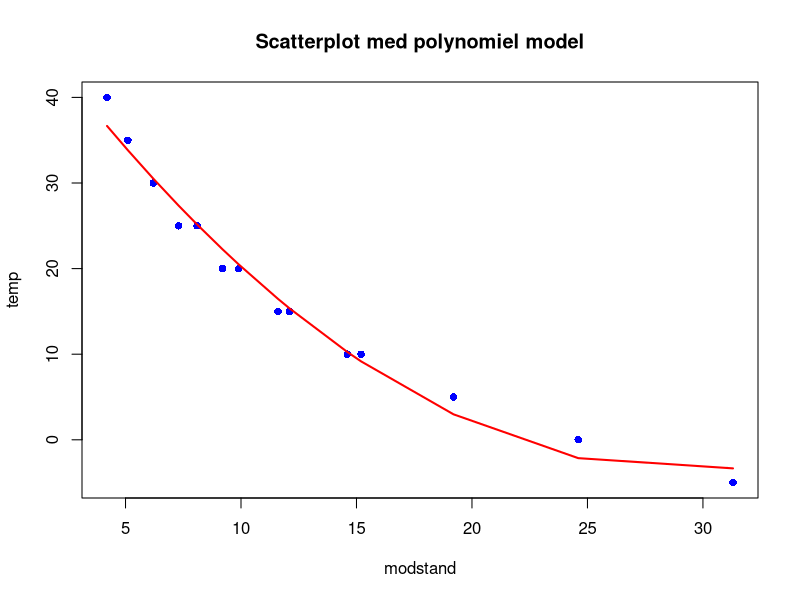
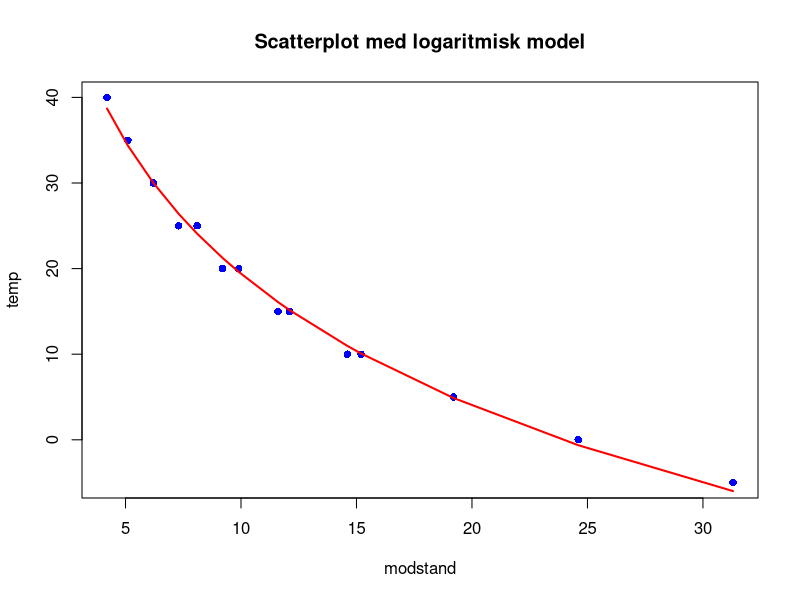
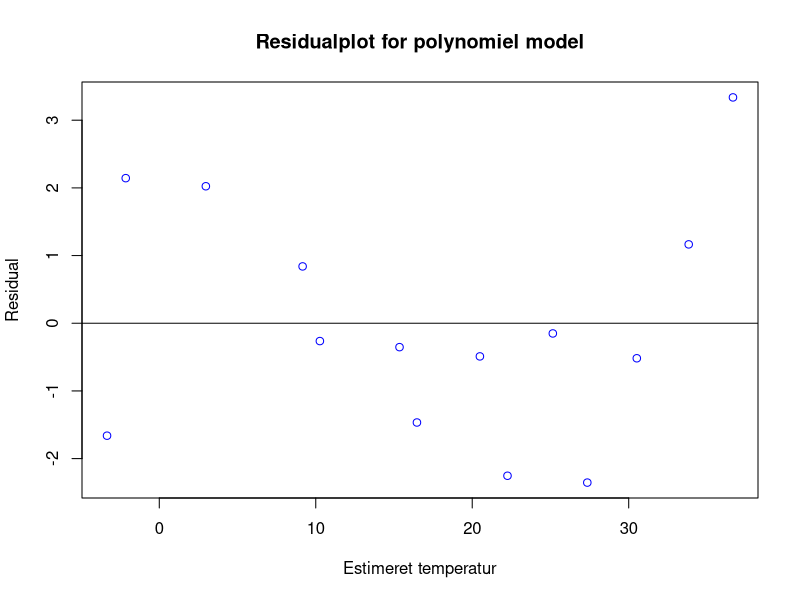
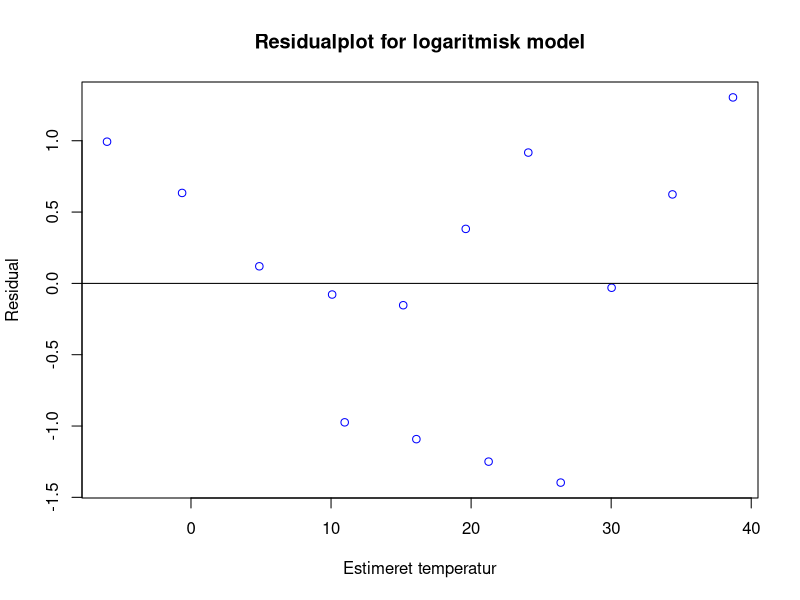
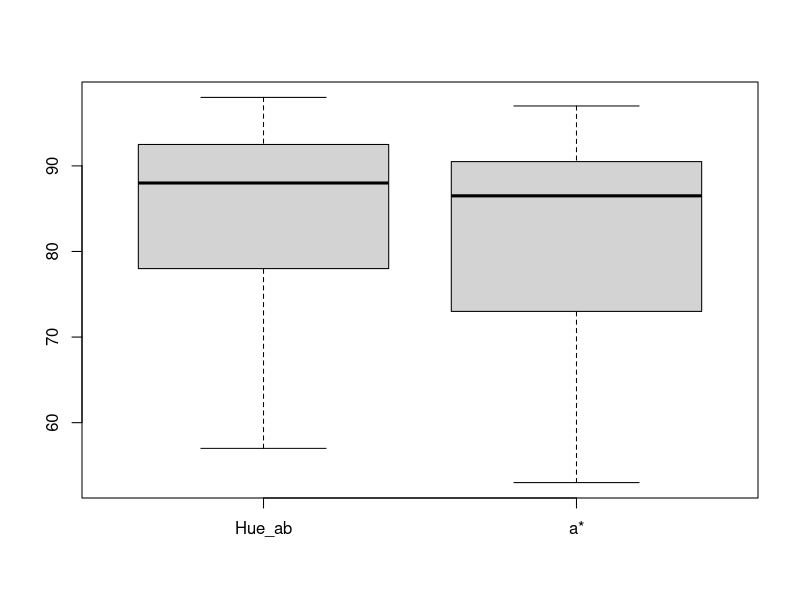

Generate these figures, in order, with R:
## ---- chunk 1
P_Bc_l_M = 0.07
P_B_l_Mc = 0.13
U = 1075
M = 945
P_M = M / U
P_Mc = 1 - P_M
P_B_l_M = 1 - P_Bc_l_M
P_B = P_B_l_M * P_M + P_B_l_Mc * P_Mc
P_Bc_l_Mc = (P_B - P_B_l_M * P_M) / P_Mc
cat("De ønskede værdier er \nP(M) =", P_M, "\nP(Mc) =",
    P_Mc, "\nP(B | M) =", P_B_l_M, "\nP(Bc | Mc) =", P_Bc_l_Mc)

## ---- chunk 2
cat("Sandsynligheden for at systemet bedømmer et æble modent er:", P_B)
## ---- chunk 3
250 * P_B_l_Mc
## ---- chunk 4
U * P_B_l_Mc + U * P_Bc_l_M
## ---- chunk 5
data = read.table("Data_ECEStat_2024_opg2.csv", header=TRUE, sep=";")
temp = data$Temperatur
modstand = data$Modstand

lmTemp = lm(temp ~ modstand)
summary(lmTemp)
## ---- chunk 6
M10k = 10
37.5664 - 1.573 * M10k
## ---- chunk 7
lmTempPoly = lm(temp ~ modstand + I(modstand^2))
summary(lmTempPoly)
## ---- chunk 8
51.225408 - 3.734386 * M10k + 0.063614 * M10k^2
## ---- chunk 9
lmTempLog = lm(temp ~ log(modstand))
summary(lmTempLog)
## ---- chunk 10
70.6266 - 22.2499 * log(M10k)
## ---- chunk 11
plot(temp ~ modstand, type = "p", col = "blue", 
     pch = 16, main = "Scatterplot med polynomiel model")

#use model to get predicted values
pred <- predict(lmTempPoly)
ix <- sort(modstand, index.return=T)$ix

#add polynomial curve to plot
lines(modstand[ix], pred[ix], col='red', lwd=2)
## ---- chunk 12
plot(temp ~ modstand, type = "p", col = "blue", 
     pch = 16, main = "Scatterplot med logaritmisk model")

#use model to get predicted values
pred <- predict(lmTempLog)
ix <- sort(modstand, index.return=T)$ix

#add polynomial curve to plot
lines(modstand[ix], pred[ix], col='red', lwd=2)
## ---- chunk 13
resPoly = resid(lmTempPoly)

#produce residual vs. fitted plot
plot(fitted(lmTempPoly), resPoly, col = "blue", 
     main = "Residualplot for polynomiel model", 
     xlab = "Estimeret temperatur", 
     ylab = "Residual")

#add a horizontal line at 0 
abline(0,0)
## ---- chunk 14
resLog = resid(lmTempLog)

#produce residual vs. fitted plot
plot(fitted(lmTempLog), resLog, col = "blue", 
     main = "Residualplot for logaritmisk model", 
     xlab = "Estimeret temperatur", 
     ylab = "Residual")

#add a horizontal line at 0 
abline(0,0)
## ---- chunk 15
data = read.table("Data_ECEStat_2024_opg3.csv", header=TRUE, sep=";")
Hueab = data$Hue_ab
astar = data$a_stjerne
boxplot(data[2:3], names = c("Hue_ab", "a*"))
## ---- chunk 16
delta_0 = 0
n_1 = 24
n_2 = 24
x_bar = mean(Hueab)
y_bar = mean(astar)
S_1_sq = var(Hueab)
S_2_sq = var(astar)
S_p_sq = ((n_1 - 1)*S_1_sq + (n_2 - 1)*S_2_sq) / (n_1 + n_2 - 2)
S_p = sqrt(S_p_sq)

t_0 = (x_bar - y_bar - delta_0) / (S_p * sqrt((1/n_1) + (1/n_2)))
t_0
## ---- chunk 17
df = 46
alpha = 0.05
t_alpha_halve = qt(alpha/2, df, lower.tail = FALSE)
cat("Den kritiske værdi bliver:", t_alpha_halve)
## ---- chunk 18
KI_bredde = t_alpha_halve * S_p * sqrt((1/n_1) + (1/n_2))
KI_nedre = x_bar - y_bar - KI_bredde
KI_oevre = x_bar - y_bar + KI_bredde
cat("KI_nedre =", KI_nedre, "og KI_øvre =", KI_oevre)
